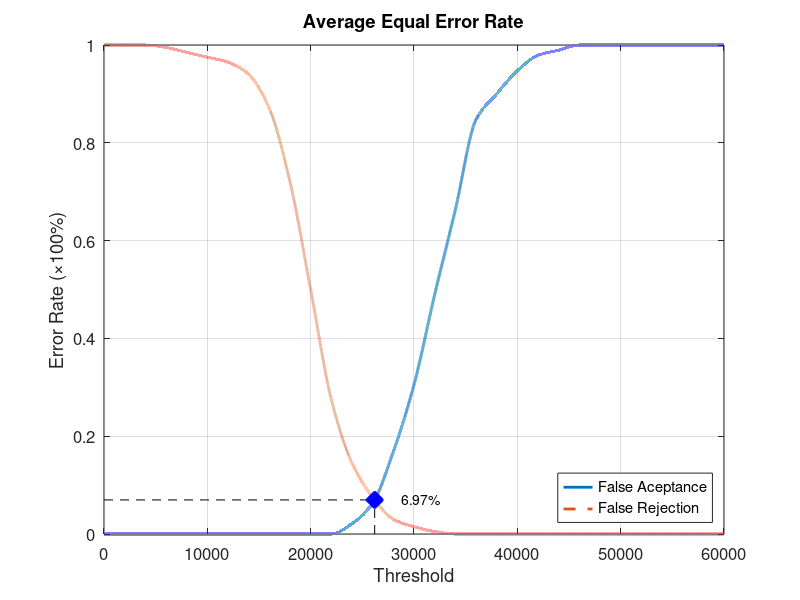
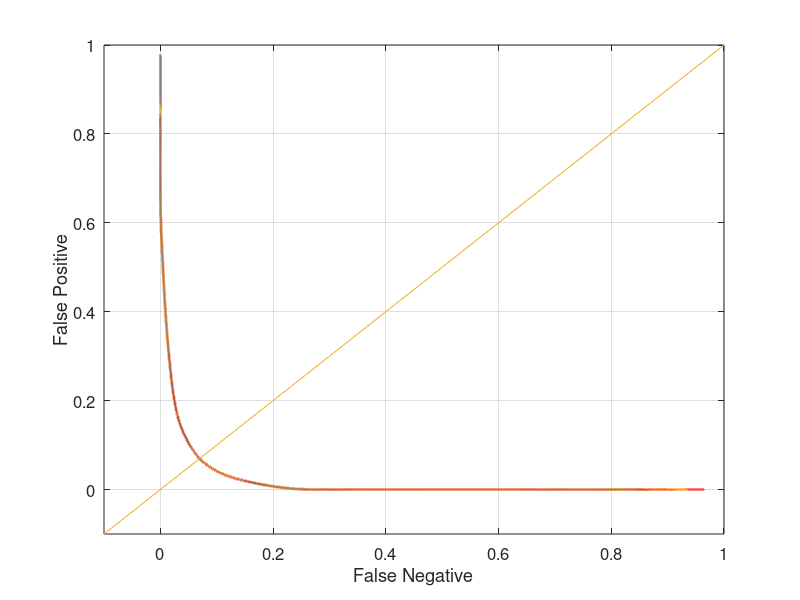

The MATLAB source for these figures, in order:
function yEER = Database1_4
close all;
clear;
clc;
x = 0:2000:60000;
xq = 0:0.5:60000;

y0 = [0 0 0 0 0 0 0 0 0 0 0 0 0.0210526 0.0631579 0.168421 0.305263 0.489474 0.663158 0.847368 0.9 0.947368 0.978947 0.989474 1 1 1 1 1 1 1 1];
yy0 = interp1(x, y0, xq, 'pchip');
y1 = [1 1 1 0.995 0.985 0.975 0.965 0.94 0.87 0.72 0.5 0.275 0.145 0.075 0.03 0.015 0.005 0 0 0 0 0 0 0 0 0 0 0 0 0 0];
yy1 = interp1(x, y1, xq, 'pchip');

% Calculating EER: 
y2 = abs(y0 - y1);
find(y2 == min(y2))
yy2 = abs(yy0 - yy1);
xEER = find(yy2 == min(yy2));
xEERIndex = xq(xEER) % X-axis EER
yEER = yy0(xEER) % Y-axis EER

main = figure
plot(xq, yy0,'-','LineWidth', 2);	hold on
plot(xq, yy1,'--','LineWidth', 2);	hold on
plot([xEERIndex xEERIndex], [0 yEER], 'k--');	hold on
plot([0 xEERIndex], [yEER yEER], 'k--');	hold on
plot(xEERIndex, yEER, 'bx', 'LineWidth', 10);	hold on
text(xEERIndex + 10 * xEERIndex / 100, yEER, [num2str(round((10000 * yEER)) / 100) '%'])
legend('False Aceptance', 'False Rejection', 'Location', 'SouthEast')
xlabel('Threshold')
ylabel('Error Rate (\times100%)')
title('Average Equal Error Rate')
set(gca, 'FontSize', 12)
axis([0 60000 0 1])
grid on

print(main, 'Database1_4Main', '-dpng');
FNRxFPR = figure('Color', [1 1 1]);
plot(yy1, yy0, '-', yy1, yy0, 'LineWidth', 2);
hold on
y = -0.1:0.1:1
plot(y, y); 
set(gca, 'FontSize', 12)
xlabel('False Negative')
ylabel('False Positive')
axis([-0.1 1 -0.1 1])
set(gca, 'FontSize', 12)
grid on

print(FNRxFPR, 'Database1_4FNRxFPR','-dpng');
end
